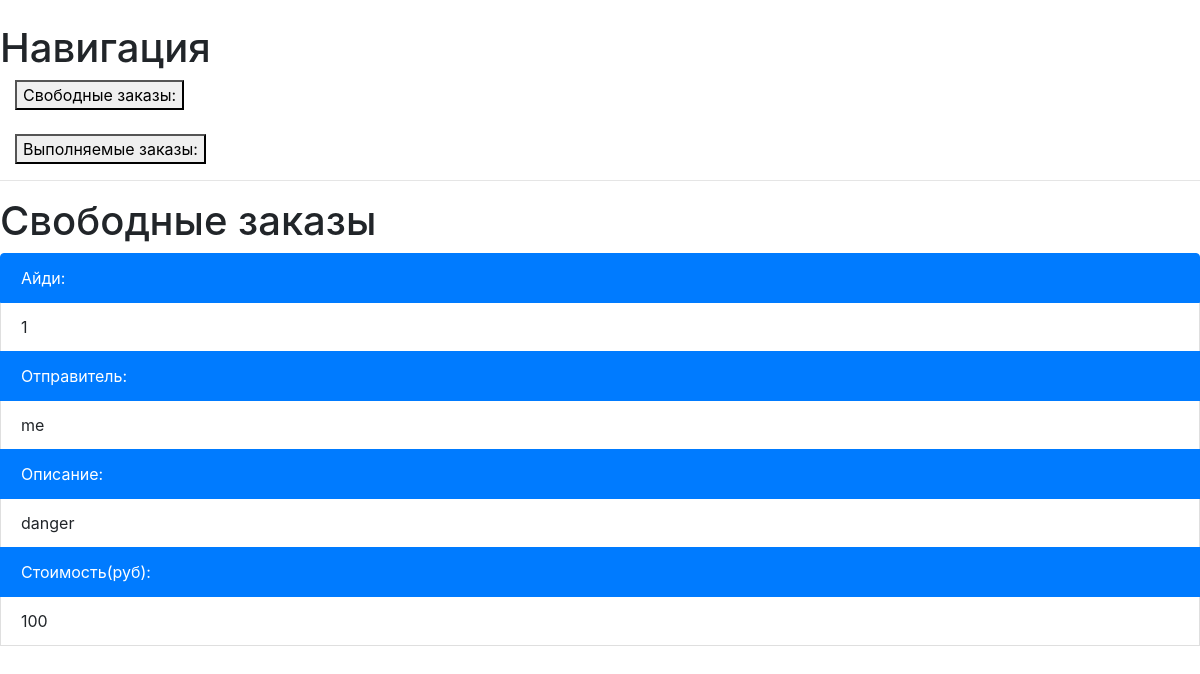
The page /orders on the database as committed earlier.
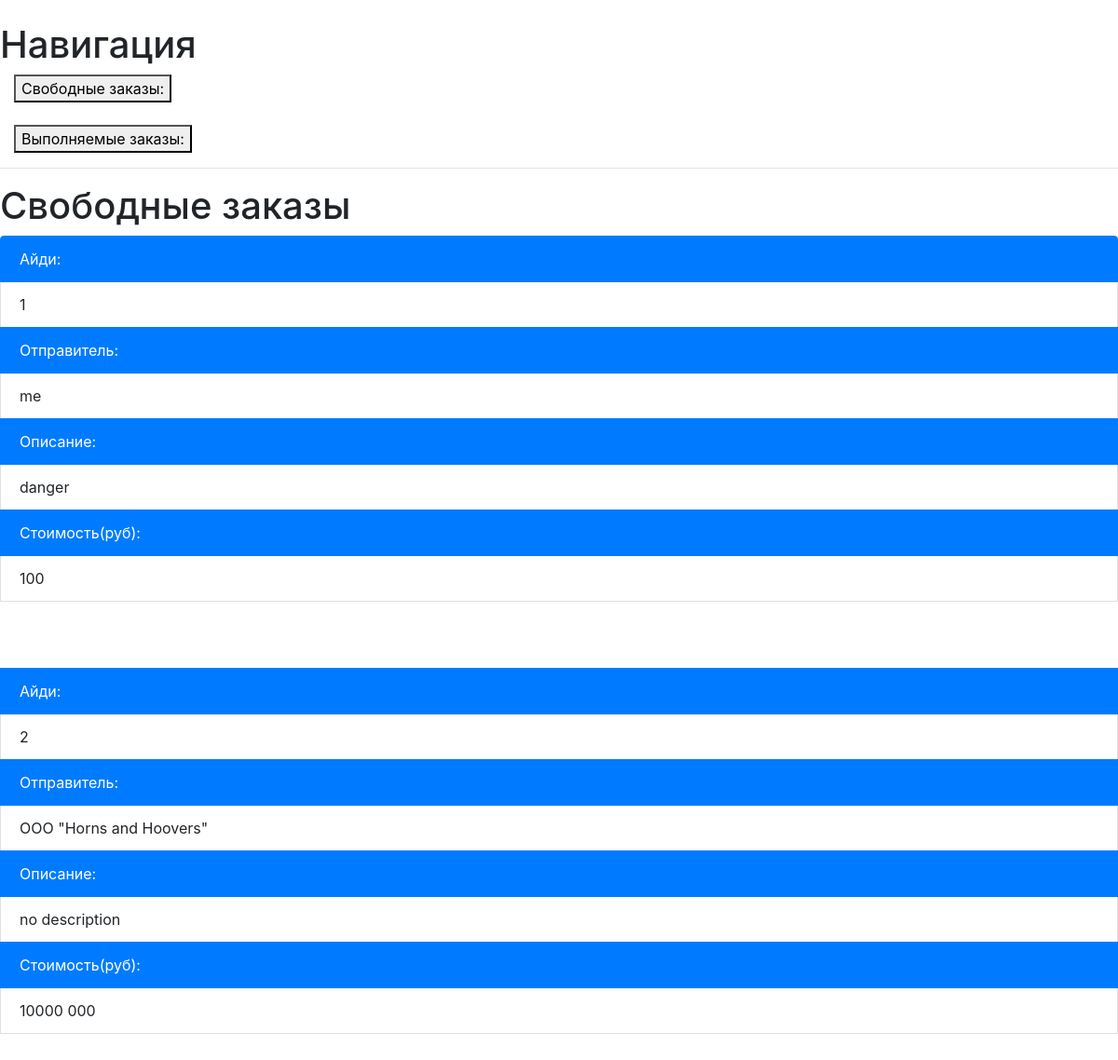
The same page on the database as committed later.
### database_setup.py (models this page shows)
class FreeOrder(Base):
    __tablename__ = 'free_order'
    id = Column(Integer, primary_key=True)
    forwarder = Column(String(250), nullable=False)
    description = Column(String(250), nullable=False)
    summ = Column(Integer,  nullable=False)

### views.py (the view)
@app.route('/orders')
def showFreeOrders():
    orders = session.query(FreeOrder)
    return render_template("free_orders.html", orders=orders)

### templates/free_orders.html (shortened to what this page needs)
<!DOCTYPE html>
{% extends "base.html" %}
{% block content %}
 <h1>Свободные заказы</h1>
 <ul class="list-group">
   {% for order in orders %}
    <li class="list-group-item active"> Айди: </li>
    <li class="list-group-item">  {{order.id}} </li>
    <li class="list-group-item active"> Отправитель: </li>
    <li class="list-group-item">    {{order.forwarder}}</li>
    <li class="list-group-item active"> Описание: </li>
    <li class="list-group-item"> {{order.description}}</li>
    <li class="list-group-item active"> Стоимость(руб): </li>
    <li class="list-group-item"> {{order.summ}}  </li>
   <br><br><br>
  {% endfor %}
 </ul>
{% endblock %}

### templates/base.html (shortened to what this page needs)
<!DOCTYPE html>
<html>
    <head>
        <link
        rel="stylesheet" href="https://stackpath.bootstrapcdn.com/bootstrap/4.3.1/css/bootstrap.min.css"
        >
        <br>
        <h1> Навигация </h1>
        <a class="col-sm-8" href="{{url_for('showFreeOrders')}}">
        <button>Свободные заказы:</button>
        </a>
        <br><br>
        <a class="col-sm-8" href="{{url_for('showTakenOrders')}}">
        <button>Выполняемые заказы:</button>
        </a>
    </head>
    <body>
        <hr>
        {% block content %}{% endblock %}
    </body>
</html>

Rows that differ between the two databases and show on the page:
added FreeOrder: id "2", forwarder "OOO \"Horns and Hoovers\"", description "no description", summ "10000 000"
